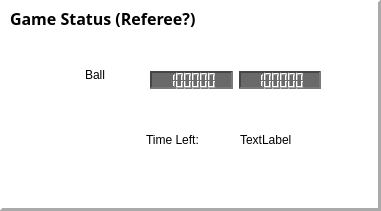
       <widget class="QFrame" name="frame_gameStatus">
        <property name="geometry">
         <rect>
          <x>360</x>
          <y>10</y>
          <width>381</width>
          <height>211</height>
         </rect>
        </property>
        <property name="styleSheet">
         <string notr="true">background-color: rgb(255, 255, 255);</string>
        </property>
        <property name="frameShape">
         <enum>QFrame::Panel</enum>
        </property>
        <property name="frameShadow">
         <enum>QFrame::Raised</enum>
        </property>
        <property name="lineWidth">
         <number>3</number>
        </property>
        <widget class="QLabel" name="label_9">
         <property name="geometry">
          <rect>
           <x>10</x>
           <y>10</y>
           <width>351</width>
           <height>17</height>
          </rect>
         </property>
         <property name="font">
          <font>
           <family>Courier 10 Pitch</family>
           <pointsize>12</pointsize>
           <weight>75</weight>
           <bold>true</bold>
          </font>
         </property>
         <property name="text">
          <string>Game Status (Referee?)</string>
         </property>
        </widget>
        <widget class="QWidget" name="layoutWidget">
         <property name="geometry">
          <rect>
           <x>146</x>
           <y>130</y>
           <width>181</width>
           <height>20</height>
          </rect>
         </property>
         <layout class="QGridLayout" name="gridLayout_18">
          <item row="0" column="0">
           <widget class="QLabel" name="label_11">
            <property name="font">
             <font>
              <pointsize>9</pointsize>
             </font>
            </property>
            <property name="text">
             <string>Time Left: </string>
            </property>
           </widget>
          </item>
          <item row="0" column="1">
           <widget class="QLabel" name="output_remTime">
            <property name="font">
             <font>
              <pointsize>9</pointsize>
             </font>
            </property>
            <property name="text">
             <string>TextLabel</string>
            </property>
           </widget>
          </item>
         </layout>
        </widget>
        <widget class="QLabel" name="label_BallPos">
         <property name="geometry">
          <rect>
           <x>70</x>
           <y>50</y>
           <width>50</width>
           <height>50</height>
          </rect>
         </property>
         <property name="font">
          <font>
           <pointsize>9</pointsize>
          </font>
         </property>
         <property name="text">
          <string>Ball</string>
         </property>
         <property name="scaledContents">
          <bool>true</bool>
         </property>
         <property name="alignment">
          <set>Qt::AlignCenter</set>
         </property>
        </widget>
        <widget class="QWidget" name="layoutWidget">
         <property name="geometry">
          <rect>
           <x>150</x>
           <y>70</y>
           <width>171</width>
           <height>20</height>
          </rect>
         </property>
         <layout class="QGridLayout" name="gridLayout_2">
          <item row="0" column="0">
           <widget class="QLCDNumber" name="lcd_coordX_ball">
            <property name="maximumSize">
             <size>
              <width>16777215</width>
              <height>18</height>
             </size>
            </property>
            <property name="autoFillBackground">
             <bool>false</bool>
            </property>
            <property name="styleSheet">
             <string notr="true">background-color: rgb(105, 105, 105);
</string>
            </property>
            <property name="frameShape">
             <enum>QFrame::Panel</enum>
            </property>
            <property name="frameShadow">
             <enum>QFrame::Sunken</enum>
            </property>
            <property name="lineWidth">
             <number>2</number>
            </property>
            <property name="smallDecimalPoint">
             <bool>false</bool>
            </property>
            <property name="digitCount">
             <number>6</number>
            </property>
            <property name="segmentStyle">
             <enum>QLCDNumber::Outline</enum>
            </property>
            <property name="value" stdset="0">
             <double>888888.000000000000000</double>
            </property>
           </widget>
          </item>
          <item row="0" column="1">
           <widget class="QLCDNumber" name="lcd_coordY_ball">
            <property name="maximumSize">
             <size>
              <width>16777215</width>
              <height>18</height>
             </size>
            </property>
            <property name="autoFillBackground">
             <bool>false</bool>
            </property>
            <property name="styleSheet">
             <string notr="true">background-color: rgb(105, 105, 105);
</string>
            </property>
            <property name="frameShape">
             <enum>QFrame::Panel</enum>
            </property>
            <property name="frameShadow">
             <enum>QFrame::Sunken</enum>
            </property>
            <property name="lineWidth">
             <number>2</number>
            </property>
            <property name="midLineWidth">
             <number>0</number>
            </property>
            <property name="smallDecimalPoint">
             <bool>false</bool>
            </property>
            <property name="digitCount">
             <number>6</number>
            </property>
            <property name="segmentStyle">
             <enum>QLCDNumber::Outline</enum>
            </property>
            <property name="value" stdset="0">
             <double>888888.000000000000000</double>
            </property>
           </widget>
          </item>
         </layout>
        </widget>
       </widget>
